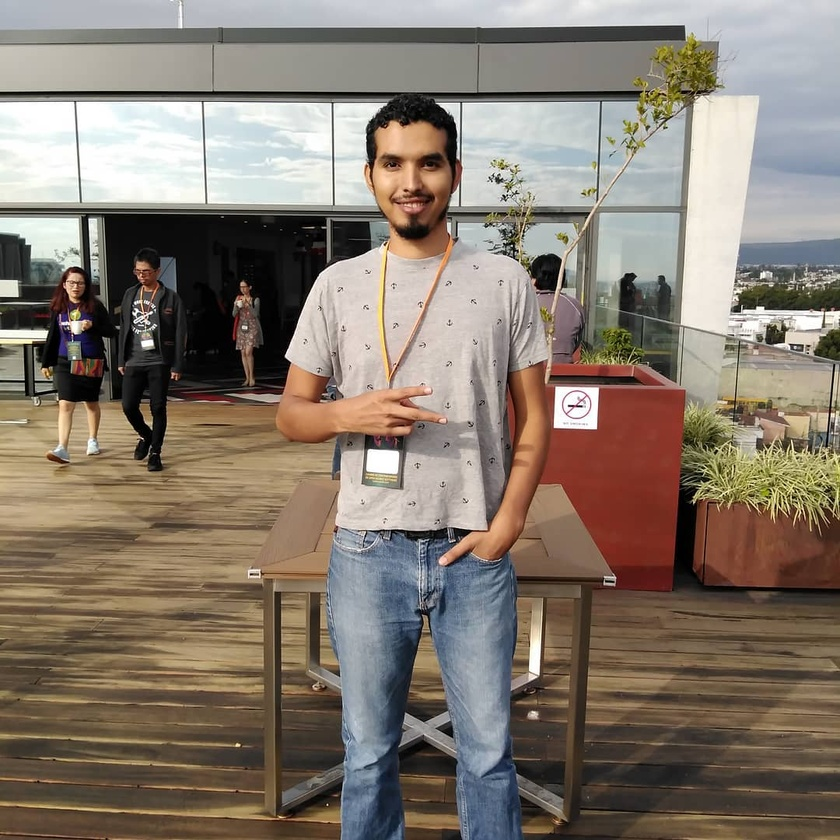
#> input picture img/20107974.jpg, 840 x 840 px, shrunk from 1080 x 1080 before the run
$ python face_detect.py img/20107974.jpg   (older library calls are emulated)
#> lines starting #> are read from the running program, lines starting #| are printed output that depends on the picture; after the words box and inside, x2 and y2 are one past the last pixel; in counts of white or black regions, pixels touching at a corner belong together
import cv2
import sys

# Get user supplied values
imagePath = sys.argv[1]
cascPath = "haarcascade_frontalface_default.xml"

# Create the haar cascade
faceCascade = cv2.CascadeClassifier(cascPath)

# Read the image
image = cv2.imread(imagePath)
#> image is the input picture: shape (840, 840, 3); mean B, G, R 110.3, 122.1, 133.7
gray = cv2.cvtColor(image, cv2.COLOR_BGR2GRAY)
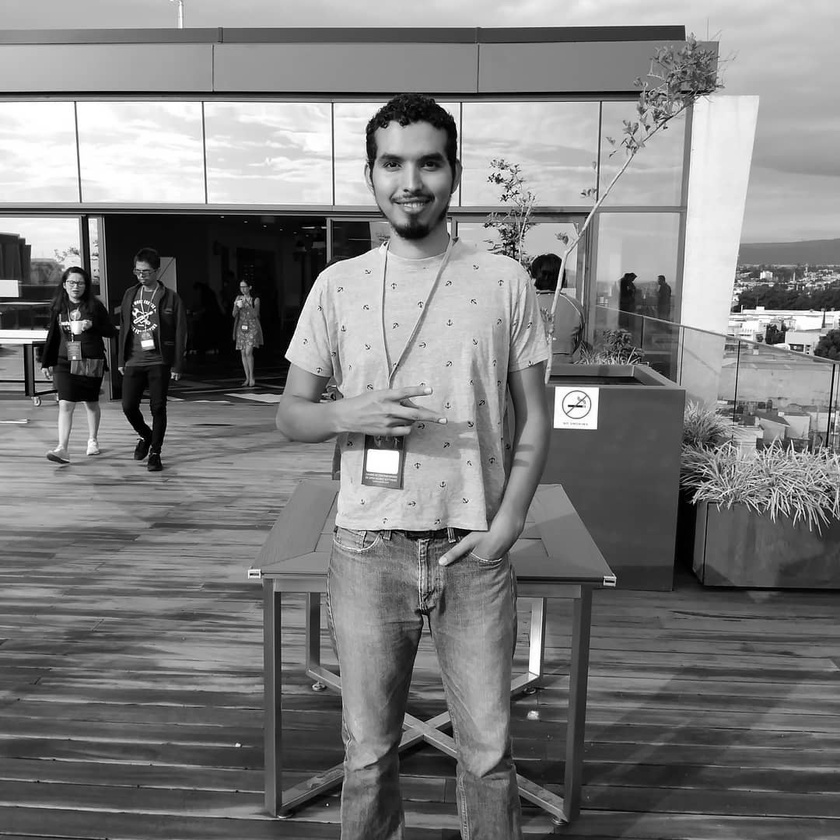
#> gray: shape (840, 840); min 0, max 255, mean 124.3

# Detect faces in the image
faces = faceCascade.detectMultiScale(
    gray,
    scaleFactor=2.1,
    minNeighbors=5,
    minSize=(30, 30)
    #flags = cv2.CV_HAAR_SCALE_IMAGE
)
#> faces = [[270, 609, 50, 50], [357, 124, 106, 106]]

print("Found {0} faces!".format(len(faces)))
#| Found 2 faces!

# Draw a rectangle around the faces
for (x, y, w, h) in faces:
    cv2.rectangle(image, (x, y), (x+w, y+h), (0, 255, 0), 2)
#> this loop made 2 passes
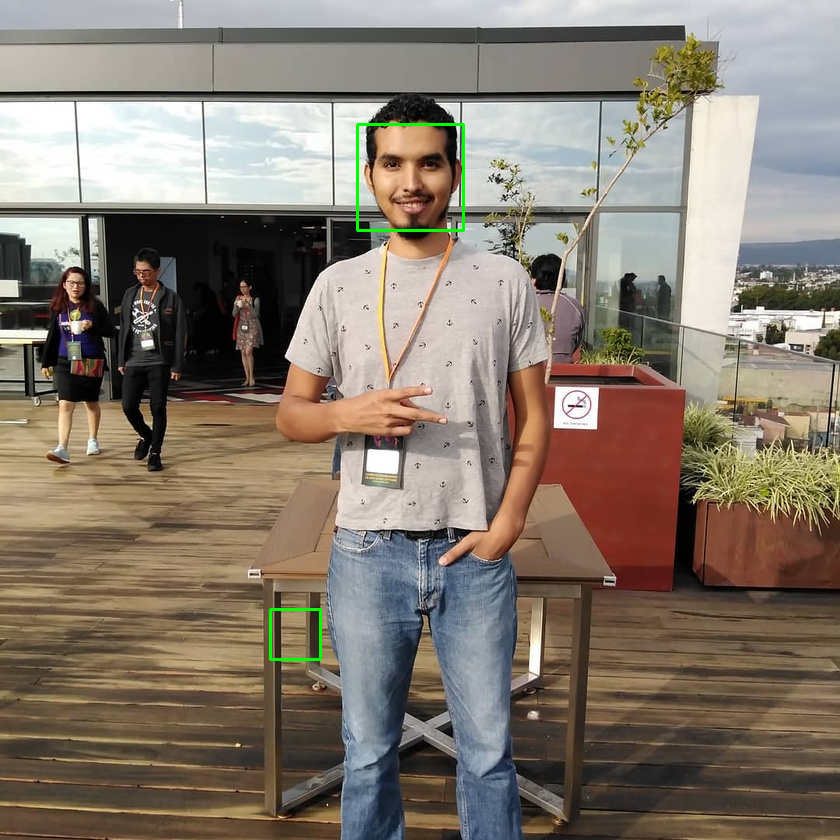
#> image: shape (840, 840, 3); 0.26% of pixels changed, all inside (x1, y1, x2, y2) = (269, 123, 465, 661)

cv2.imshow("Faces found", image)
cv2.waitKey(0)
